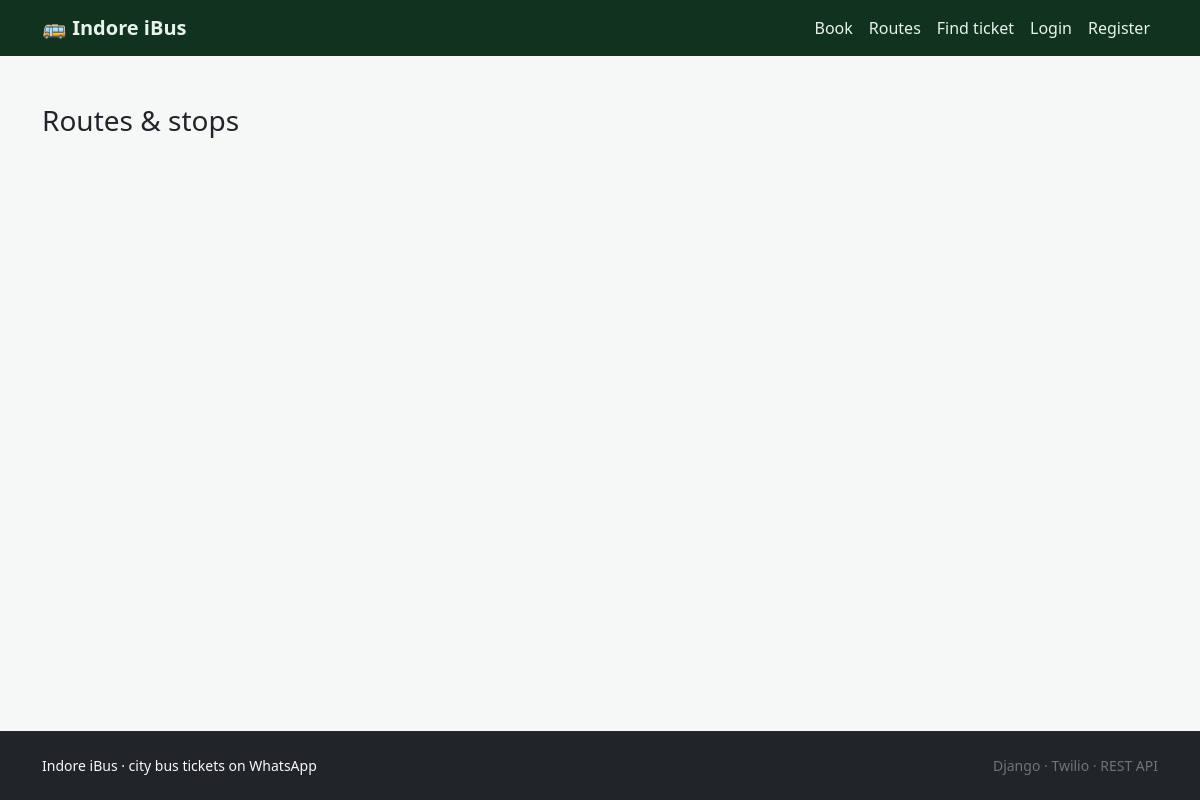
The page /routes/ on the database as committed earlier.
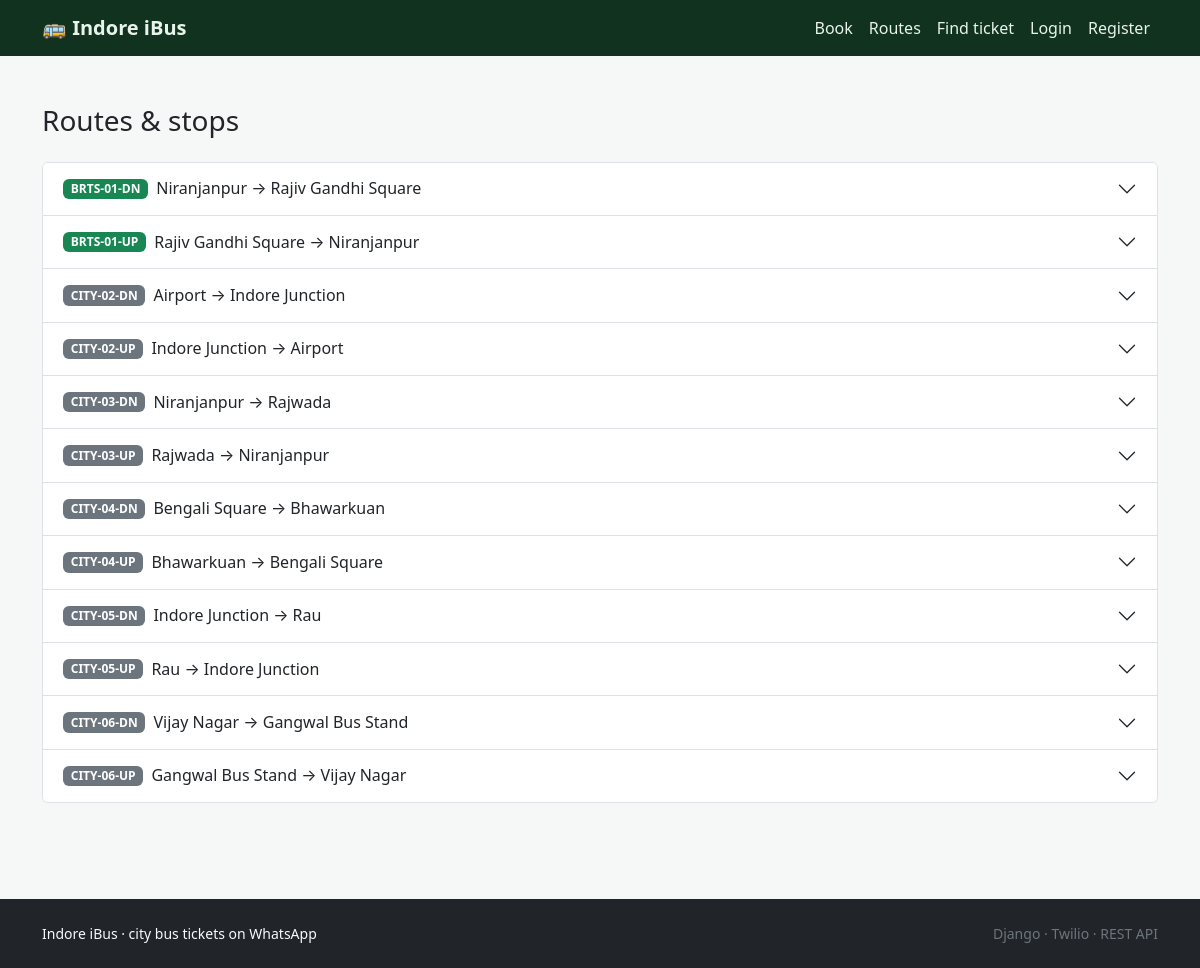
The same page on the database as committed later.
### bot/models.py (models this page shows, shortened)
class Route(models.Model):
    class Kind(models.TextChoices):
        BRTS = "BRTS", "BRTS iBus"
        CITY = "CITY", "City Bus"
    class Direction(models.TextChoices):
        UP = "UP", "Up"
        DOWN = "DOWN", "Down"
    code = models.CharField(max_length=16, unique=True)
    name = models.CharField(max_length=120)
    kind = models.CharField(max_length=8, choices=Kind.choices, default=Kind.CITY)
    direction = models.CharField(max_length=4, choices=Direction.choices, default=Direction.UP)
    stops = models.ManyToManyField(Stop, through="RouteStop", related_name="routes")
    is_active = models.BooleanField(default=True)
    class Meta:
        ordering = ["code"]

### bot/views.py (the view)
# urls.py: path("routes/", views.routes, name="routes"),
def routes(request):
    all_routes = (
        Route.objects.filter(is_active=True)
        .prefetch_related("route_stops__stop")
        .order_by("code")
    )
    return render(request, "bot/routes.html", {"routes": all_routes})

### bot/templates/bot/routes.html (shortened to what this page needs)
{% extends "bot/base.html" %}
{% block content %}
<div class="container py-5">
  <h1 class="h3 mb-4">Routes &amp; stops</h1>
  <div class="accordion" id="routeList">
    {% for route in routes %}
      <div class="accordion-item">
        <h2 class="accordion-header">
          <button class="accordion-button collapsed" type="button" data-bs-toggle="collapse"
                  data-bs-target="#route{{ route.id }}" aria-expanded="false" aria-controls="route{{ route.id }}">
            <span class="badge {% if route.kind == 'BRTS' %}text-bg-success{% else %}text-bg-secondary{% endif %} me-2">
              {{ route.code }}
            </span>
            {{ route.name }}
          </button>
        </h2>
      </div>
    {% endfor %}
  </div>
</div>
{% endblock %}

### bot/templates/bot/base.html (shortened to what this page needs)
{% load static %}<!DOCTYPE html>
<html lang="en" data-bs-theme="light">
<head>
  <link href="https://cdn.jsdelivr.net/npm/bootstrap@5.3.3/dist/css/bootstrap.min.css" rel="stylesheet">
  <link href="https://cdn.jsdelivr.net/npm/bootstrap-icons@1.11.3/font/bootstrap-icons.min.css" rel="stylesheet">
</head>
<body class="d-flex flex-column min-vh-100">
<nav class="navbar navbar-expand-lg navbar-ib no-print">
  <div class="container">
    <a class="navbar-brand fw-bold" href="{% url 'home' %}">🚌 Indore iBus</a>
    <div class="collapse navbar-collapse" id="nav">
      <ul class="navbar-nav ms-auto">
        <li class="nav-item"><a class="nav-link" href="{% url 'search' %}">Book</a></li>
        <li class="nav-item"><a class="nav-link" href="{% url 'routes' %}">Routes</a></li>
        <li class="nav-item"><a class="nav-link" href="{% url 'pnr_lookup' %}">Find ticket</a></li>
        {% if user.is_authenticated %}
          <li class="nav-item"><a class="nav-link" href="{% url 'my_tickets' %}">My tickets</a></li>
          <li class="nav-item">
            <form action="{% url 'logout' %}" method="post" class="d-inline">
              {% csrf_token %}
              <button type="submit" class="btn btn-link nav-link">Logout</button>
            </form>
          </li>
        {% else %}
          <li class="nav-item"><a class="nav-link" href="{% url 'login' %}">Login</a></li>
          <li class="nav-item"><a class="nav-link" href="{% url 'register' %}">Register</a></li>
        {% endif %}
      </ul>
    </div>
  </div>
</nav>
<main class="flex-grow-1">
  {% block content %}{% endblock %}
</main>
<footer class="bg-dark text-light py-4 mt-5 no-print">
  <div class="container small d-flex flex-wrap justify-content-between">
    <span>Indore iBus &middot; city bus tickets on WhatsApp</span>
    <span class="text-secondary">Django &middot; Twilio &middot; REST API</span>
  </div>
</footer>
</body>
</html>

### bot/templates/bot/base.html (style rules this page uses)
:root { --ib-green:#0f7b52; --ib-dark:#11321f; }
body { background:#f6f8f7; }
.navbar-ib { background:var(--ib-dark); }
.navbar-ib .nav-link, .navbar-ib .navbar-brand { color:#e8f3ec; }

Rows that differ between the two databases and show on the page:
added Route: code "BRTS-01-DN", name "Niranjanpur → Rajiv Gandhi Square", kind "BRTS" (drawn)
added Route: code "BRTS-01-UP", name "Rajiv Gandhi Square → Niranjanpur", kind "BRTS" (drawn)
added Route: code "CITY-02-DN", name "Airport → Indore Junction"
added Route: code "CITY-02-UP", name "Indore Junction → Airport"
added Route: code "CITY-03-DN", name "Niranjanpur → Rajwada"
added Route: code "CITY-03-UP", name "Rajwada → Niranjanpur"
added Route: code "CITY-04-DN", name "Bengali Square → Bhawarkuan"
added Route: code "CITY-04-UP", name "Bhawarkuan → Bengali Square"
added Route: code "CITY-05-DN", name "Indore Junction → Rau"
added Route: code "CITY-05-UP", name "Rau → Indore Junction"
added Route: code "CITY-06-DN", name "Vijay Nagar → Gangwal Bus Stand"
added Route: code "CITY-06-UP", name "Gangwal Bus Stand → Vijay Nagar"
